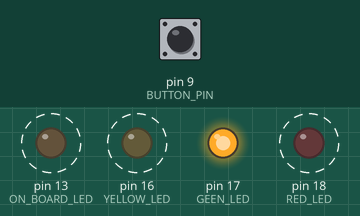
Simulated run of this sketch. Board: Arduino Uno, built with avr-gcc and run on an emulated ATmega328P. Shown: output pins drawn as LEDs (lit = HIGH). Dashed ring = blinking. Inputs (shaded band) come from the test bench; at power-on: pin 9 (BUTTON_PIN) LOW.

Above: at 1.27 s.
1.3 s: pin 9 (BUTTON_PIN) pulled HIGH for 0.15 s
At 1.9 s:
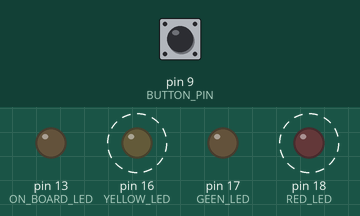
4.4 s: pin 9 (BUTTON_PIN) pulled HIGH for 1 s
7.4 s: pin 9 (BUTTON_PIN) pulled HIGH for 0.15 s
At 7.68 s:
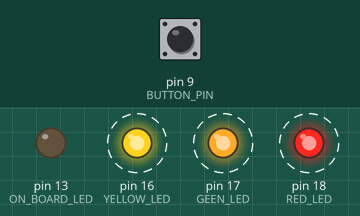
10.4 s: pin 9 (BUTTON_PIN) pulled HIGH for 3.2 s
At 11.1 s:
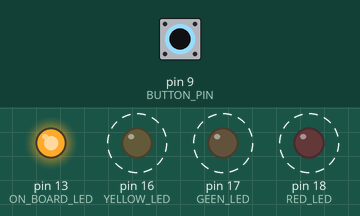
15.1 s: pin 9 (BUTTON_PIN) pulled HIGH for 0.15 s
18.1 s: pin 9 (BUTTON_PIN) pulled HIGH for 1 s
At 18.4 s:
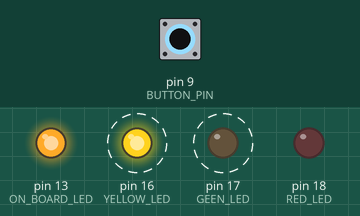
Timing chart, 0 to 23.1 s (numbered marks = the images above; inputs shaded):
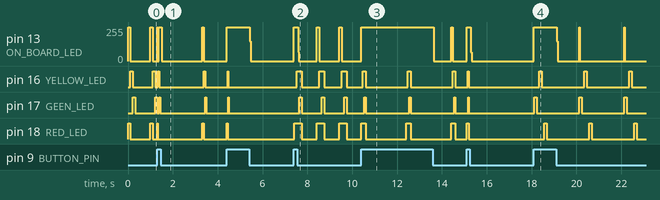

Measured:
- after the input at 1.3 s, pin 16 (YELLOW_LED): alternates HIGH for 0.06 s and LOW for 2.0 s, starting at once; pin 18 (RED_LED): alternates HIGH for 0.04 s and LOW for 2.0 s, starting at once
- after the input at 10.4 s, pin 16 (YELLOW_LED): alternates HIGH for 0.12 s and LOW for 1.9 s, starting after 0.07 s; pin 17 (GEEN_LED): alternates HIGH for 0.06 s and LOW for 1.9 s, starting after 0.13 s; pin 18 (RED_LED): alternates HIGH for 0.18 s and LOW for 1.8 s, starting after 0.19 s
- after the input at 18.1 s, pin 16 (YELLOW_LED): alternates HIGH for 0.11 s and LOW for 1.9 s, starting after 0.25 s; pin 17 (GEEN_LED): alternates HIGH for 0.12 s and LOW for 1.9 s, starting at once; pin 18 (RED_LED): alternates HIGH for 0.11 s and LOW for 1.9 s, starting after 0.47 s
- by itself, pin 16 (YELLOW_LED), pin 18 (RED_LED): alternates HIGH for 0.11 s and LOW for 0.89 s

The sketch:

blink.ino
```cpp
const int ON_BOARD_LED = 13;
const int YELLOW_LED = 16;
const int RED_LED = 18;
const int GEEN_LED = 17;
const int BUTTON_PIN = 9;

// the setup function runs once when you press reset or power the board
void setup() {
  pinMode(BUTTON_PIN, INPUT);
  // initialize digital pin 13 as an output.
  pinMode(ON_BOARD_LED, OUTPUT);
  pinMode(YELLOW_LED, OUTPUT);
  pinMode(GEEN_LED, OUTPUT);
  pinMode(RED_LED, OUTPUT);
}

int buttonState = 0;         // variable for reading the pushbutton status
bool buttonPressed = false;

int duration = 0;
int step = 0;  // step of a program
int count = 0; // counter of a step
int prog = 1; // LED program

// the loop function runs over and over again forever
void loop() {
  duration += 1;

  // read the state of the pushbutton value:
  buttonState = digitalRead(BUTTON_PIN);

  switch (prog){

    /////////////////////////////////////////////////////////////////////
    // Program: r(100) then y(100) then g(100), repeat after 1000
    /////////////////////////////////////////////////////////////////////
    case 1:
      switch (step) {
        case 0:
          digitalWrite(ON_BOARD_LED, HIGH);
          digitalWrite(RED_LED, HIGH);
          digitalWrite(YELLOW_LED, LOW);
          digitalWrite(GEEN_LED, LOW);
          if (count++ >= 10){
            step++;
            count = 0;
          }
          break;

        case 1:
          digitalWrite(ON_BOARD_LED, LOW);
          digitalWrite(RED_LED, LOW);
          digitalWrite(YELLOW_LED, HIGH);
          digitalWrite(GEEN_LED, LOW);
          if (count++ >= 10){
            step++;
            count = 0;
          }
          break;

        case 2:
          digitalWrite(ON_BOARD_LED, LOW);
          digitalWrite(RED_LED, LOW);
          digitalWrite(YELLOW_LED, LOW);
          digitalWrite(GEEN_LED, HIGH);
          if (count++ >= 10){
            step++;
            count = 0;
          }
          break;

        default:
          digitalWrite(ON_BOARD_LED, LOW);
          digitalWrite(RED_LED, LOW);
          digitalWrite(YELLOW_LED, LOW);
          digitalWrite(GEEN_LED, LOW);
          if (duration >= 100){
            duration = 0;
            step = 0;
          }
          break;
      }
      break;

    /////////////////////////////////////////////////////////////////////
    // Program: r(50) then y(50) then g(50), repeat after 2000
    /////////////////////////////////////////////////////////////////////
    case 2:
      switch (step) {
        case 0:
          digitalWrite(ON_BOARD_LED, HIGH);
          digitalWrite(RED_LED, HIGH);
          digitalWrite(YELLOW_LED, LOW);
          digitalWrite(GEEN_LED, LOW);
          if (count++ >= 5){
            step++;
            count = 0;
          }
          break;

        case 1:
          digitalWrite(ON_BOARD_LED, LOW);
          digitalWrite(RED_LED, LOW);
          digitalWrite(YELLOW_LED, HIGH);
          digitalWrite(GEEN_LED, LOW);
          if (count++ >= 5){
            step++;
            count = 0;
          }
          break;

        case 2:
          digitalWrite(ON_BOARD_LED, LOW);
          digitalWrite(RED_LED, LOW);
          digitalWrite(YELLOW_LED, LOW);
          digitalWrite(GEEN_LED, HIGH);
          if (count++ >= 5){
            step++;
            count = 0;
          }
          break;

        default:
          digitalWrite(ON_BOARD_LED, LOW);
          digitalWrite(RED_LED, LOW);
          digitalWrite(YELLOW_LED, LOW);
          digitalWrite(GEEN_LED, LOW);
          if (duration >= 200){
            duration = 0;
            step = 0;
          }
          break;
      }
      break;

    /////////////////////////////////////////////////////////////////////
    // Program: r(20) then y(20) then g(20), repeat after 3000
    /////////////////////////////////////////////////////////////////////
    case 3:
      switch (step) {
        case 0:
          digitalWrite(ON_BOARD_LED, HIGH);
          digitalWrite(RED_LED, HIGH);
          digitalWrite(YELLOW_LED, LOW);
          digitalWrite(GEEN_LED, LOW);
          if (count++ >= 2){
            step++;
            count = 0;
          }
          break;

        case 1:
          digitalWrite(ON_BOARD_LED, LOW);
          digitalWrite(RED_LED, LOW);
          digitalWrite(YELLOW_LED, HIGH);
          digitalWrite(GEEN_LED, LOW);
          if (count++ >= 2){
            step++;
            count = 0;
          }
          break;

        case 2:
          digitalWrite(ON_BOARD_LED, LOW);
          digitalWrite(RED_LED, LOW);
          digitalWrite(YELLOW_LED, LOW);
          digitalWrite(GEEN_LED, HIGH);
          if (count++ >= 2){
            step++;
            count = 0;
          }
          break;

        default:
          digitalWrite(ON_BOARD_LED, LOW);
          digitalWrite(RED_LED, LOW);
          digitalWrite(YELLOW_LED, LOW);
          digitalWrite(GEEN_LED, LOW);
          if (duration >= 300){
            duration = 0;
            step = 0;
          }
          break;
      }
      break;

    /////////////////////////////////////////////////////////////////////
    // Program: r(100) plus y(100) plus g(100), repeat after 1000
    /////////////////////////////////////////////////////////////////////
    case 4:
      switch (step) {
        case 0:
          digitalWrite(ON_BOARD_LED, HIGH);
          digitalWrite(RED_LED, HIGH);
          digitalWrite(YELLOW_LED, LOW);
          digitalWrite(GEEN_LED, LOW);
          if (count++ >= 10){
            step++;
            count = 0;
          }
          break;

        case 1:
          digitalWrite(ON_BOARD_LED, LOW);
          digitalWrite(RED_LED, HIGH);
          digitalWrite(YELLOW_LED, HIGH);
          digitalWrite(GEEN_LED, LOW);
          if (count++ >= 10){
            step++;
            count = 0;
          }
          break;

        case 2:
          digitalWrite(ON_BOARD_LED, LOW);
          digitalWrite(RED_LED, HIGH);
          digitalWrite(YELLOW_LED, HIGH);
          digitalWrite(GEEN_LED, HIGH);
          if (count++ >= 10){
            step++;
            count = 0;
          }
          break;

        default:
          digitalWrite(ON_BOARD_LED, LOW);
          digitalWrite(RED_LED, LOW);
          digitalWrite(YELLOW_LED, LOW);
          digitalWrite(GEEN_LED, LOW);
          if (duration >= 100){
            duration = 0;
            step = 0;
          }
          break;
      }
      break;

    /////////////////////////////////////////////////////////////////////
    // Program: r(50) plus y(50) plus g(50), repeat after 2000
    /////////////////////////////////////////////////////////////////////
    case 5:
      switch (step) {
        case 0:
          digitalWrite(ON_BOARD_LED, HIGH);
          digitalWrite(RED_LED, HIGH);
          digitalWrite(YELLOW_LED, LOW);
          digitalWrite(GEEN_LED, LOW);
          if (count++ >= 5){
            step++;
            count = 0;
          }
          break;

        case 1:
          digitalWrite(ON_BOARD_LED, LOW);
          digitalWrite(RED_LED, HIGH);
          digitalWrite(YELLOW_LED, HIGH);
          digitalWrite(GEEN_LED, LOW);
          if (count++ >= 5){
            step++;
            count = 0;
          }
          break;

        case 2:
          digitalWrite(ON_BOARD_LED, LOW);
          digitalWrite(RED_LED, HIGH);
          digitalWrite(YELLOW_LED, HIGH);
          digitalWrite(GEEN_LED, HIGH);
          if (count++ >= 5){
            step++;
            count = 0;
          }
          break;

        default:
          digitalWrite(ON_BOARD_LED, LOW);
          digitalWrite(RED_LED, LOW);
          digitalWrite(YELLOW_LED, LOW);
          digitalWrite(GEEN_LED, LOW);
          if (duration >= 200){
            duration = 0;
            step = 0;
          }
          break;
      }
      break;

    /////////////////////////////////////////////////////////////////////
    // Program: r(20) plus y(20) plus g(20), repeat after 3000
    /////////////////////////////////////////////////////////////////////
    case 6:
      switch (step) {
        case 0:
          digitalWrite(ON_BOARD_LED, HIGH);
          digitalWrite(RED_LED, HIGH);
          digitalWrite(YELLOW_LED, LOW);
          digitalWrite(GEEN_LED, LOW);
          if (count++ >= 2){
            step++;
            count = 0;
          }
          break;

        case 1:
          digitalWrite(ON_BOARD_LED, LOW);
          digitalWrite(RED_LED, HIGH);
          digitalWrite(YELLOW_LED, HIGH);
          digitalWrite(GEEN_LED, LOW);
          if (count++ >= 2){
            step++;
            count = 0;
          }
          break;

        case 2:
          digitalWrite(ON_BOARD_LED, LOW);
          digitalWrite(RED_LED, HIGH);
          digitalWrite(YELLOW_LED, HIGH);
          digitalWrite(GEEN_LED, HIGH);
          if (count++ >= 2){
            step++;
            count = 0;
          }
          break;

        default:
          digitalWrite(ON_BOARD_LED, LOW);
          digitalWrite(RED_LED, LOW);
          digitalWrite(YELLOW_LED, LOW);
          digitalWrite(GEEN_LED, LOW);
          if (duration >= 300){
            duration = 0;
            step = 0;
          }
          break;
      }
      break;

    /////////////////////////////////////////////////////////////////////
    // Program: g(100) the pause(100) then y(100) then pause(100)
    //          then r(100), repreat after 2000
    /////////////////////////////////////////////////////////////////////
    case 7:
      switch(step){
        case 0:
          digitalWrite(ON_BOARD_LED, HIGH);
          digitalWrite(GEEN_LED, HIGH);
          digitalWrite(YELLOW_LED, LOW);
          digitalWrite(RED_LED, LOW);
          if (count++ >= 1){
            step++;
            count = 0;
          }
          break;

        case 1:
          digitalWrite(ON_BOARD_LED, LOW);
          digitalWrite(GEEN_LED, HIGH);
          digitalWrite(YELLOW_LED, LOW);
          digitalWrite(RED_LED, LOW);
          if (count++ >= 9){
            step++;
            count = 0;
          }
          break;

        case 2:
          digitalWrite(ON_BOARD_LED, LOW);
          digitalWrite(YELLOW_LED, LOW);
          digitalWrite(GEEN_LED, LOW);
          digitalWrite(RED_LED, LOW);
          if (count++ >= 10){
            step++;
            count = 0;
          }
          break;

        case 3:
          digitalWrite(ON_BOARD_LED, LOW);
          digitalWrite(YELLOW_LED, HIGH);
          digitalWrite(GEEN_LED, LOW);
          digitalWrite(RED_LED, LOW);
          if (count++ >= 10){
            step++;
            count = 0;
          }
          break;

        case 4:
          digitalWrite(ON_BOARD_LED, LOW);
          digitalWrite(YELLOW_LED, LOW);
          digitalWrite(GEEN_LED, LOW);
          digitalWrite(RED_LED, LOW);
          if (count++ >= 10){
            step++;
            count = 0;
          }
          break;

        case 5:
          digitalWrite(ON_BOARD_LED, LOW);
          digitalWrite(YELLOW_LED, LOW);
          digitalWrite(GEEN_LED, LOW);
          digitalWrite(RED_LED, HIGH);
          if (count++ >= 10){
            step++;
            count = 0;
          }
          break;

        default:
          digitalWrite(ON_BOARD_LED, LOW);
          digitalWrite(YELLOW_LED, LOW);
          digitalWrite(GEEN_LED, LOW);
          digitalWrite(RED_LED, LOW);
          if (duration >= 200){
            duration = 0;
            step = 0;
          }
          break;
      }
      break;

    /////////////////////////////////////////////////////////////////////
    // Program: g(50) the pause(50) then y(50) then pause(100)
    //          then r(100), repreat after 2500
    /////////////////////////////////////////////////////////////////////
    case 8:
      switch(step){
        case 0:
          digitalWrite(ON_BOARD_LED, HIGH);
          digitalWrite(GEEN_LED, HIGH);
          digitalWrite(YELLOW_LED, LOW);
          digitalWrite(RED_LED, LOW);
          if (count++ >= 1){
            step++;
            count = 0;
          }
          break;

        case 1:
          digitalWrite(ON_BOARD_LED, LOW);
          digitalWrite(GEEN_LED, HIGH);
          digitalWrite(YELLOW_LED, LOW);
          digitalWrite(RED_LED, LOW);
          if (count++ >= 4){
            step++;
            count = 0;
          }
          break;

        case 2:
          digitalWrite(ON_BOARD_LED, LOW);
          digitalWrite(YELLOW_LED, LOW);
          digitalWrite(GEEN_LED, LOW);
          digitalWrite(RED_LED, LOW);
          if (count++ >= 5){
            step++;
            count = 0;
          }
          break;

        case 3:
          digitalWrite(ON_BOARD_LED, LOW);
          digitalWrite(YELLOW_LED, HIGH);
          digitalWrite(GEEN_LED, LOW);
          digitalWrite(RED_LED, LOW);
          if (count++ >= 5){
            step++;
            count = 0;
          }
          break;

        case 4:
          digitalWrite(ON_BOARD_LED, LOW);
          digitalWrite(YELLOW_LED, LOW);
          digitalWrite(GEEN_LED, LOW);
          digitalWrite(RED_LED, LOW);
          if (count++ >= 5){
            step++;
            count = 0;
          }
          break;

        case 5:
          digitalWrite(ON_BOARD_LED, LOW);
          digitalWrite(YELLOW_LED, LOW);
          digitalWrite(GEEN_LED, LOW);
          digitalWrite(RED_LED, HIGH);
          if (count++ >= 5){
            step++;
            count = 0;
          }
          break;

        default:
          digitalWrite(ON_BOARD_LED, LOW);
          digitalWrite(YELLOW_LED, LOW);
          digitalWrite(GEEN_LED, LOW);
          digitalWrite(RED_LED, LOW);
          if (duration >= 250){
            duration = 0;
            step = 0;
          }
          break;
      }
      break;


    /////////////////////////////////////////////////////////////////////
    // Program: g(10) the pause(10) then y(10) then pause(10)
    //          then r(10), repreat after 4000
    /////////////////////////////////////////////////////////////////////
    case 9:
      switch(step){
        case 0:
          digitalWrite(ON_BOARD_LED, HIGH);
          digitalWrite(GEEN_LED, HIGH);
          digitalWrite(YELLOW_LED, LOW);
          digitalWrite(RED_LED, LOW);
          if (count++ >= 1){
            step++;
            count = 0;
          }
          break;

        case 1:
          digitalWrite(ON_BOARD_LED, LOW);
          digitalWrite(YELLOW_LED, LOW);
          digitalWrite(GEEN_LED, LOW);
          digitalWrite(RED_LED, LOW);
          if (count++ >= 1){
            step++;
            count = 0;
          }
          break;

        case 2:
          digitalWrite(ON_BOARD_LED, LOW);
          digitalWrite(YELLOW_LED, HIGH);
          digitalWrite(GEEN_LED, LOW);
          digitalWrite(RED_LED, LOW);
          if (count++ >= 1){
            step++;
            count = 0;
          }
          break;

        case 3:
          digitalWrite(ON_BOARD_LED, LOW);
          digitalWrite(YELLOW_LED, LOW);
          digitalWrite(GEEN_LED, LOW);
          digitalWrite(RED_LED, LOW);
          if (count++ >= 1){
            step++;
            count = 0;
          }
          break;

        case 4:
          digitalWrite(ON_BOARD_LED, LOW);
          digitalWrite(YELLOW_LED, LOW);
          digitalWrite(GEEN_LED, LOW);
          digitalWrite(RED_LED, HIGH);
          if (count++ >= 1){
            step++;
            count = 0;
          }
          break;

        default:
          digitalWrite(ON_BOARD_LED, LOW);
          digitalWrite(YELLOW_LED, LOW);
          digitalWrite(GEEN_LED, LOW);
          digitalWrite(RED_LED, LOW);
          if (duration >= 400){
            duration = 0;
            step = 0;
          }
          break;
      }
      break;


  }// switch prog

  // Handle program switch
  if (buttonState == HIGH){
    digitalWrite(ON_BOARD_LED, HIGH);

    // First time HIGH, handle action once
    if (buttonPressed == false){

      // switch program
      if (++prog > 9){
        prog = 1;
      }

      duration= 0;
      step = 0;

      // Handling done, igonere following HIGHs
      buttonPressed = true;
    }
  }

  // Not pressed
  else{
    buttonPressed = false;
  }


  delay(10);              // wait for 100 ms
}
```
